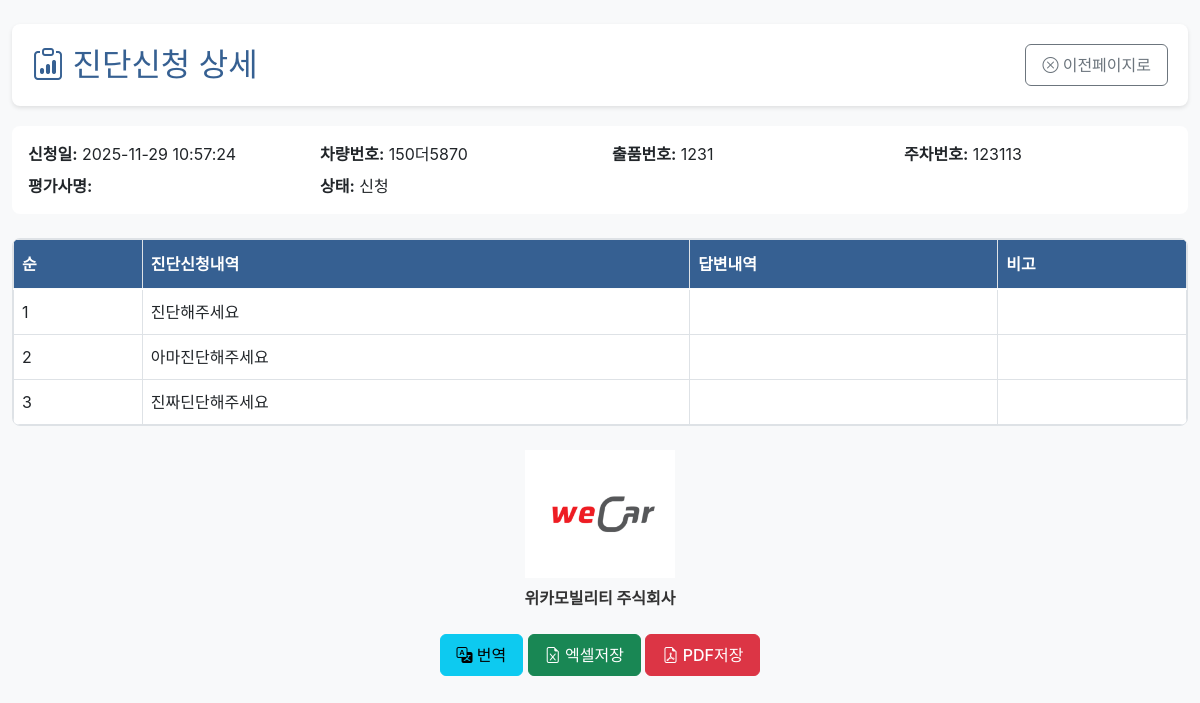
The page /admin/diagnosis/1 (signed in) on the database its author committed.
### tables this page shows
CREATE TABLE diagnosis_requests (
            id INTEGER PRIMARY KEY AUTOINCREMENT,
            applicant_id INTEGER NOT NULL,
            request_date TEXT NOT NULL DEFAULT (datetime('now', 'localtime')),
            vehicle_number TEXT,
            lot_number TEXT,
            parking_number TEXT,
            status TEXT NOT NULL DEFAULT '신청',
            evaluator_id INTEGER,
            evaluator_name TEXT,
            answer_date TEXT,
            confirmed_at TEXT,
            translated_summary TEXT,
            translated_at TEXT,
            sent_at TEXT,
            fee INTEGER DEFAULT 120000,
            FOREIGN KEY (applicant_id) REFERENCES users(id) ON DELETE CASCADE,
            FOREIGN KEY (evaluator_id) REFERENCES users(id) ON DELETE SET NULL
        );

CREATE TABLE diagnosis_request_items (
            id INTEGER PRIMARY KEY AUTOINCREMENT,
            diagnosis_id INTEGER NOT NULL,
            sequence INTEGER NOT NULL,
            content TEXT NOT NULL,
            created_at TEXT NOT NULL DEFAULT (datetime('now', 'localtime')),
            FOREIGN KEY (diagnosis_id) REFERENCES diagnosis_requests(id) ON DELETE CASCADE
        );

### app.py (the view)
@app.route("/admin/diagnosis/<int:diagnosis_id>")
@login_required
@role_required("관리자")
def admin_diagnosis_details(diagnosis_id: int):
    diagnosis = _fetch_diagnosis(diagnosis_id)
    if not diagnosis:
        abort(404)
    details = _fetch_request_details(diagnosis_id)
    responses = _fetch_response_details(diagnosis_id)
    return render_template(
        "admin/diagnosis_details.html",
        diagnosis=diagnosis,
        request_details=details,
        response_details=responses,
    )

### app.py (called while the page is built)
def get_db() -> sqlite3.Connection:
    if "db" not in g:
        conn = sqlite3.connect(DB_PATH)
        conn.row_factory = sqlite3.Row
        g.db = conn
    return g.db

def login_required(func):
    from functools import wraps
    @wraps(func)
    def wrapper(*args, **kwargs):
        if "user_id" not in session:
            return redirect(url_for("login"))
        return func(*args, **kwargs)
    return wrapper

def role_required(*roles):
    from functools import wraps
    def decorator(func):
        @wraps(func)
        def wrapper(*args, **kwargs):
            if "user_type" not in session or session["user_type"] not in roles:
                abort(403)
            return func(*args, **kwargs)
        return wrapper
    return decorator

def _fetch_diagnosis(diagnosis_id: int) -> Optional[sqlite3.Row]:
    db = get_db()
    return db.execute(
        """
        SELECT dr.*, applicant.name AS applicant_name, evaluator.name AS evaluator_name
        FROM diagnosis_requests dr
        JOIN users AS applicant ON applicant.id = dr.applicant_id
        LEFT JOIN users AS evaluator ON evaluator.id = dr.evaluator_id
        WHERE dr.id = ?
        """,
        (diagnosis_id,),
    ).fetchone()

def _fetch_request_details(diagnosis_id: int) -> List[sqlite3.Row]:
    db = get_db()
    return db.execute(
        """
        SELECT * FROM diagnosis_request_items
        WHERE diagnosis_id = ?
        ORDER BY sequence ASC
        LIMIT 5
        """,
        (diagnosis_id,),
    ).fetchall()

def _fetch_response_details(diagnosis_id: int) -> List[sqlite3.Row]:
    db = get_db()
    return db.execute(
        """
        SELECT d.*, u.name AS responder_name
        FROM diagnosis_response_details d
        JOIN users u ON u.id = d.responder_id
        WHERE d.diagnosis_id = ?
        ORDER BY sequence ASC
        """,
        (diagnosis_id,),
    ).fetchall()

### templates/admin/diagnosis_details.html (shortened to what this page needs)
{% extends "base.html" %}
{% block content %}
<div class="container-fluid py-4">
    <div class="page-header">
        <div class="d-flex justify-content-between align-items-center">
            <h2><i class="bi bi-clipboard-data"></i> 진단신청 상세</h2>
            <button onclick="window.close()" class="btn btn-outline-secondary">
                <i class="bi bi-x-circle"></i> 이전페이지로
            </button>
        </div>
    </div>
    <div class="card mb-4">
        <div class="card-body">
            <div class="row">
                <div class="col-md-3"><strong>신청일:</strong> {{ diagnosis.request_date }}</div>
                <div class="col-md-3"><strong>차량번호:</strong> {{ diagnosis.vehicle_number or '' }}</div>
                <div class="col-md-3"><strong>출품번호:</strong> {{ diagnosis.lot_number or '' }}</div>
                <div class="col-md-3"><strong>주차번호:</strong> {{ diagnosis.parking_number or '' }}</div>
            </div>
            <div class="row mt-2">
                <div class="col-md-3"><strong>평가사명:</strong> {{ diagnosis.evaluator_name or '' }}</div>
                <div class="col-md-3"><strong>상태:</strong> {{ diagnosis.status }}</div>
            </div>
        </div>
    </div>
    <div class="table-wrapper">
        <table class="table table-bordered">
            <thead class="table-fixed-header">
                <tr>
                    <th>순</th>
                    <th>진단신청내역</th>
                    <th>답변내역</th>
                    <th>비고</th>
                </tr>
            </thead>
            <tbody>
                {% for detail in request_details %}
                {% set resp = response_details|selectattr('sequence', 'equalto', detail.sequence)|first %}
                <tr>
                    <td>{{ detail.sequence }}</td>
                    <td>{{ detail.content }}</td>
                    <td>{{ resp.content if resp else '' }}</td>
                    <td>{{ resp.note if resp else '' }}</td>
                </tr>
                {% endfor %}
            </tbody>
        </table>
    </div>
    <div class="text-center mt-4 mb-4">
        <img src="{{ url_for('static', filename='images/lpgo.png') }}" alt="위카 로고" style="max-width: 150px;">
        <p class="mt-2"><strong>위카모빌리티 주식회사</strong></p>
    </div>
    <div class="text-center">
        <a href="{{ url_for('admin_diagnosis_translate', diagnosis_id=diagnosis.id) }}" class="btn btn-info">
            <i class="bi bi-translate"></i> 번역
        </a>
        <a href="{{ url_for('admin_diagnosis_detail_export', diagnosis_id=diagnosis.id, fmt='xlsx') }}" class="btn btn-success">
            <i class="bi bi-file-earmark-excel"></i> 엑셀저장
        </a>
        <a href="{{ url_for('admin_diagnosis_detail_export', diagnosis_id=diagnosis.id, fmt='pdf') }}" class="btn btn-danger">
            <i class="bi bi-file-earmark-pdf"></i> PDF저장
        </a>
    </div>
</div>
{% endblock %}

### static/css/style.css (style rules this page uses)
:root { --primary-color: #366092; --secondary-color: #6c757d; --success-color: #28a745; --danger-color: #dc3545; --warning-color: #ffc107; --info-color: #17a2b8; --light-bg: #f8f9fa; --border-color: #dee2e6; }
body { font-family: 'Noto Sans KR', -apple-system, BlinkMacSystemFont, 'Segoe UI', Roboto, sans-serif; background-color: var(--light-bg); color: #333; }
.table-wrapper { position: relative; overflow-x: auto; border: 1px solid var(--border-color); border-radius: 8px; }
.table-fixed-header { position: sticky; top: 0; z-index: 10; background-color: var(--primary-color); color: white; }
.table-fixed-header th { background-color: var(--primary-color) !important; color: white !important; font-weight: 600; padding: 12px 8px; white-space: nowrap; border-bottom: 2px solid rgba(255,255,255,0.3); }
.table { margin-bottom: 0; width: 100%; min-width: 800px; }
.table td { padding: 10px 8px; vertical-align: middle; white-space: nowrap; }
.card { border: none; border-radius: 8px; transition: transform 0.2s, box-shadow 0.2s; }
.btn { border-radius: 6px; font-weight: 500; padding: 8px 16px; transition: all 0.2s; }
.page-header { background: white; padding: 20px; border-radius: 8px; margin-bottom: 20px; box-shadow: 0 2px 4px rgba(0,0,0,0.1); }
.page-header h2 { margin: 0; color: var(--primary-color); }

### rows shown on the page
diagnosis_requests: request_date "2025-11-29 10:57:24", vehicle_number "150더5870", lot_number "1231", parking_number "123113", status "신청"
diagnosis_request_items: sequence "1", content "진단해주세요"
diagnosis_request_items: sequence "2", content "아마진단해주세요"
diagnosis_request_items: sequence "3", content "진짜딘단해주세요"
